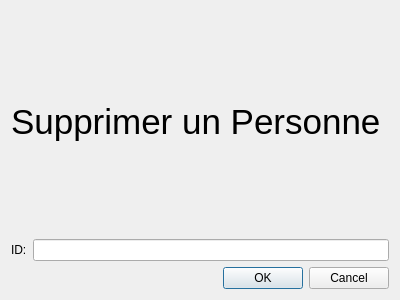
<?xml version="1.0" encoding="UTF-8"?>
<ui version="4.0">
 <class>supPer</class>
 <widget class="QDialog" name="supPer">
  <property name="geometry">
   <rect>
    <x>0</x>
    <y>0</y>
    <width>400</width>
    <height>300</height>
   </rect>
  </property>
  <property name="windowTitle">
   <string>Dialog</string>
  </property>
  <layout class="QVBoxLayout" name="verticalLayout">
   <item>
    <widget class="QLabel" name="label">
     <property name="font">
      <font>
       <pointsize>26</pointsize>
      </font>
     </property>
     <property name="text">
      <string>Supprimer un Personne</string>
     </property>
    </widget>
   </item>
   <item>
    <layout class="QHBoxLayout" name="horizontalLayout">
     <item>
      <widget class="QLabel" name="label_2">
       <property name="text">
        <string>ID:</string>
       </property>
      </widget>
     </item>
     <item>
      <widget class="QLineEdit" name="lineEdit"/>
     </item>
    </layout>
   </item>
   <item>
    <widget class="QDialogButtonBox" name="buttonBox">
     <property name="orientation">
      <enum>Qt::Horizontal</enum>
     </property>
     <property name="standardButtons">
      <set>QDialogButtonBox::Cancel|QDialogButtonBox::Ok</set>
     </property>
    </widget>
   </item>
  </layout>
 </widget>
 <resources/>
 <connections>
  <connection>
   <sender>buttonBox</sender>
   <signal>accepted()</signal>
   <receiver>supPer</receiver>
   <slot>accept()</slot>
   <hints>
    <hint type="sourcelabel">
     <x>248</x>
     <y>254</y>
    </hint>
    <hint type="destinationlabel">
     <x>157</x>
     <y>274</y>
    </hint>
   </hints>
  </connection>
  <connection>
   <sender>buttonBox</sender>
   <signal>rejected()</signal>
   <receiver>supPer</receiver>
   <slot>reject()</slot>
   <hints>
    <hint type="sourcelabel">
     <x>316</x>
     <y>260</y>
    </hint>
    <hint type="destinationlabel">
     <x>286</x>
     <y>274</y>
    </hint>
   </hints>
  </connection>
 </connections>
</ui>
